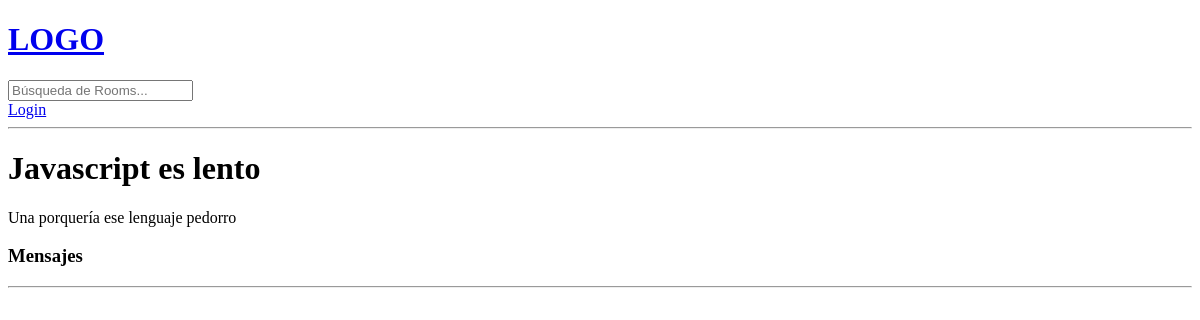
The app's page /room/4/, older data.
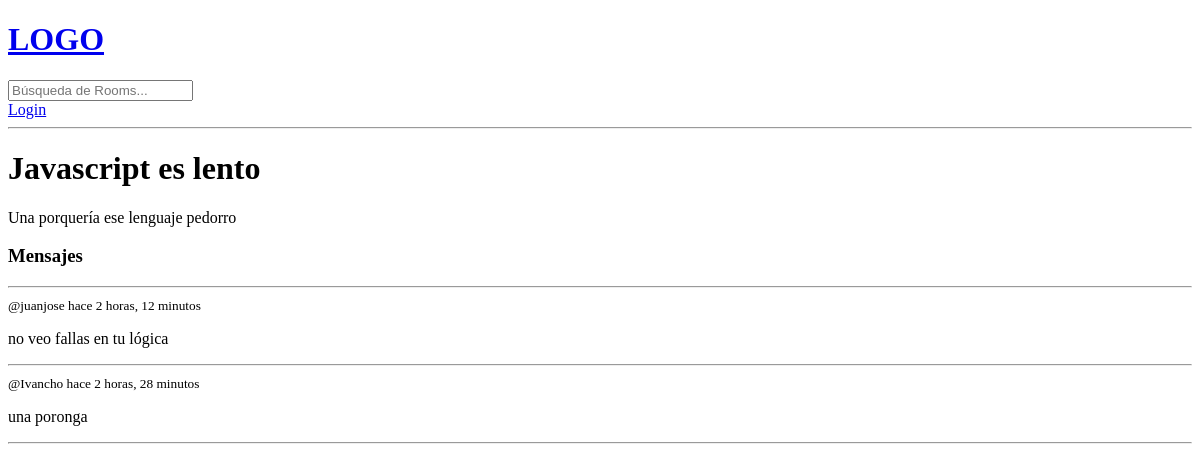
The same page, newer data.
### base/models.py (models this page shows, shortened)
class Message(models.Model):
    user = models.ForeignKey(User, on_delete=models.CASCADE)
    room = models.ForeignKey(Room, on_delete=models.CASCADE)
    body = models.TextField()
    updated = models.DateTimeField(auto_now=True)
    created = models.DateTimeField(auto_now_add=True)

### base/views.py (the view)
# urls.py: path("room/<str:pk>/", views.room, name="room"),
def room(request, pk):
    room = Room.objects.get(id=pk)
    room_messages = room.message_set.all().order_by("-created")
    if request.method == "POST":
        message = Message.objects.create(
            user=request.user, room=room, body=request.POST.get("body")
        )
        return redirect("room", pk=room.id)
    context = {"room": room, "room_messages": room_messages}
    return render(request, "base/room.html", context)

### base/templates/base/room.html (shortened to what this page needs)
{% extends 'main.html' %}
{% block content %}
<h1>{{ room.name }}</h1>
<p>{{ room.description }}</p>
<div class="comment-wrapper">
    <h3>Mensajes</h3>
    <hr>
    {% for message in room_messages %}
    <div>
        <small>@{{ message.user }} hace {{message.created|timesince}}</small>
        <p>{{ message.body }}</p>
        <hr>
    </div>
    {% endfor %}
</div>
{% endblock content %}

Row changes from the older to the newer data that the page shows:
added Message: user "juanjose", created "2 horas, 12 minutos", body "no veo fallas en tu lógica"
added Message: user "Ivancho", created "2 horas, 28 minutos", body "una poronga"
